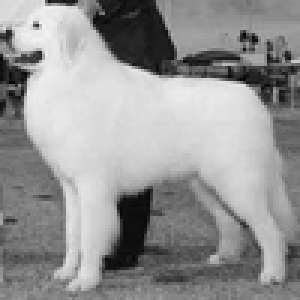
#> input picture Grayscaleimages/grayscale_Great pyreness cropped_n02111500_1048.png, 100 x 100 px, found by its file name (shown 3 times larger); the run also reads 1 picture not shown here
$ jupyter execute --allow-errors DMassignment.ipynb   (older library calls are emulated)
#> lines starting #> are read from the running program, lines starting #| are printed output that depends on the picture
[cell 1]
import os
import xml.etree.ElementTree as ET
from PIL import Image
import cv2
import random
import matplotlib.pyplot as plt
from skimage import exposure
import numpy as np
from scipy.spatial import distance
from scipy.stats import wasserstein_distance
from sklearn.decomposition import PCA
from sklearn.preprocessing import StandardScaler
from skimage import io, color

'''
Firstly, I had to change the image format from jpg to png as my system was not able to read the jpg files
'''

#jpg to png for Beagle images
# Directory containing your JPG images
jpg_dir = (r'D:\Dataset\Beagle\n02088364-beagle')

# Directory where you want to save the PNG images
png_dir = (r'D:\Dataset\Beaglepng')

# Ensure the output directory exists
os.makedirs(png_dir, exist_ok=True)

# List all JPG files in the input directory
#> (the rest of this cell did not finish here and is left out)

[cell 2]
# Cropping and resizing the images for Golden retriever Data set (Data set 1)
# Step 1: Load the Annotations Dataset (Assuming XML format)
annotations_dir = 'D:\Dataset\Golden Retriever annonations\\n02099601-golden_retriever'
#> (the rest of this cell did not finish here and is left out)

[cell 3]
# Converting each dataset folder to Grayscale images
# FOR BEAGLE Dataset 1
from PIL import Image
import os


def convert_to_grayscale(input_folder, output_folder):
    # Ensure the output folder exists
    if not os.path.exists(output_folder):
        os.makedirs(output_folder)

    # Loop through each file in the input folder
    for filename in os.listdir(input_folder):
        input_path = os.path.join(input_folder, filename)

        # Check if the file is an image (you may want to add more comprehensive checks)
        if os.path.isfile(input_path) and filename.lower().endswith(('.png', '.jpg', '.jpeg')):
            # Open the image
            with Image.open(input_path) as img:
                # Convert to grayscale
                grayscale_img = img.convert('L')

                # Save the grayscale image to the output folder
                output_path = os.path.join(output_folder, f"grayscale_{filename}")
                grayscale_img.save(output_path)


#> (the rest of this cell did not finish here and is left out)

[cell 4]
# (b) Histogram Equalization (Image Intensity Normalization)

def convert_to_grayscale(input_folders, output_folder):
    # Iterate over each class folder
    for class_folder in input_folders:

        # Counter to keep track of selected images
        image_count = 0

        # Iterate over each image in the class folder
        for image_name in os.listdir(class_folder):
            image_path = os.path.join(class_folder, image_name)

            # Check if it's a file and ends with a common image extension (you can adjust this list)
            if os.path.isfile(image_path) and image_name.lower().endswith(('.png')):
                # Open the image
                original_image = Image.open(image_path)

                # Convert to grayscale
                grayscale_image = original_image.convert('L')

                # Save the grayscale image
                output_path = os.path.join(output_folder, f'grayscale_{os.path.basename(class_folder)}_{image_name}')
                os.makedirs(os.path.dirname(output_path), exist_ok=True)
                grayscale_image.save(output_path)

                # Increment the counter
                image_count += 1

                # Break the loop after processing 2 images per class
                if image_count >= 2:
                    break


# Specify the input folders and output folder
input_folders = [
    'D:\Dataset\Beagle cropped',
    'D:\Dataset\Dholecropped',
    'D:\Dataset\Golden Retriever cropped',
    'D:\Dataset\Great pyreness cropped',
]
output_folder = 'D:\Dataset\Grayscaleimages'

# Call the function
#> (the rest of this cell did not finish here and is left out)

[cell 5]
import os
import matplotlib.pyplot as plt
from PIL import Image
# Plot the 8 grayscale images with their corresponding pixel intensity histograms
def plot_images_with_histograms(image_folder):
    # Get a list of all grayscale images in the folder
#> called with image_folder = 'D:\\Dataset\\Grayscaleimages'
    grayscale_images = [image for image in os.listdir(image_folder) if image.lower().startswith('grayscale')]

    # Create subplots for each image
    fig, axes = plt.subplots(4, 4, figsize=(12, 12))
    axes = axes.ravel()

    for i, image_name in enumerate(grayscale_images):
        # Load the grayscale image
        image_path = os.path.join(image_folder, image_name)
        grayscale_image = Image.open(image_path)
#> grayscale_image is the input picture: PIL image 100x100 L; min 2, max 242, mean 148.7

        # Plot the image
        axes[i * 2].imshow(grayscale_image, cmap='gray')
        axes[i * 2].axis('off')
        axes[i * 2].set_title(f'Image {i + 1}')

        # Plot the histogram
        axes[i * 2 + 1].hist(grayscale_image.getdata(), bins=256, range=(0, 256), density=True, color='gray', alpha=0.7)
        axes[i * 2 + 1].set_title(f'Histogram {i + 1}')
        axes[i * 2 + 1].set_xlim([0, 256])

    plt.tight_layout()
    plt.show()
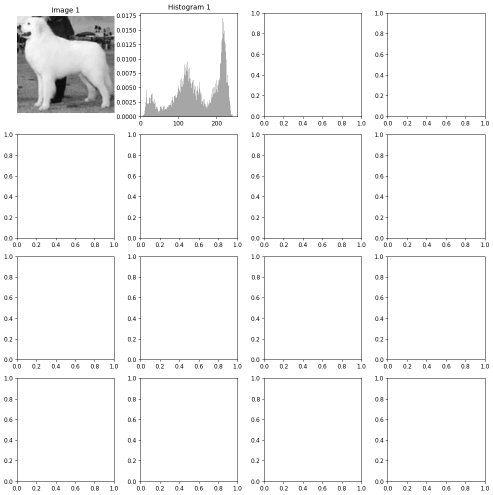
#> figure drawn by matplotlib, 2 panels; panel 2: tallest bar 0.0171 high, from x = 216 to 217

# Specify the folder containing grayscale images
grayscale_folder = 'D:\Dataset\Grayscaleimages'

# Call the function
plot_images_with_histograms(grayscale_folder)

[cell 6]
# Perform histogram equalization on the 8 images. Plot the NEW intensity equalized grayscale
# images and their corresponding equalized pixel intensity histograms.

def histogram_equalize_images(image_folder, output_folder):
    # Get a list of all grayscale images in the folder
#> called with image_folder = 'D:\\Dataset\\Grayscaleimages', output_folder = 'D:\\Dataset\\EqualizedGSimages'
    grayscale_images = [image for image in os.listdir(image_folder) if image.lower().startswith('grayscale')]

    # Create subplots for each image
    fig, axes = plt.subplots(4, 4, figsize=(12, 12))
    axes = axes.ravel()

    for i, image_name in enumerate(grayscale_images):
        # Load the grayscale image
        image_path = os.path.join(image_folder, image_name)
        grayscale_image = Image.open(image_path)

        # Convert PIL Image to NumPy array
        grayscale_array = np.array(grayscale_image)

        # Perform histogram equalization
        equalized_array = exposure.equalize_hist(grayscale_array)
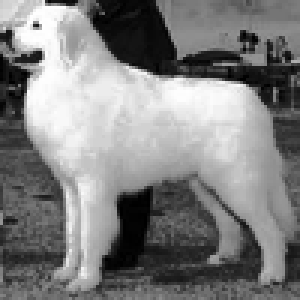
#> equalized_array: shape (100, 100) float64 (shown 3 times larger); min 0.0001, max 1, mean 0.503

        # Plot the equalized image
        axes[i * 2].imshow(equalized_array, cmap='gray')
        axes[i * 2].axis('off')
        axes[i * 2].set_title(f'Equalized Image {i + 1}')

        # Plot the equalized histogram
        axes[i * 2 + 1].hist(equalized_array.ravel(), bins=256, range=(0, 1), density=True, color='gray', alpha=0.7)
        axes[i * 2 + 1].set_title(f'Equalized Histogram {i + 1}')
        axes[i * 2 + 1].set_xlim([0, 1])

        # Save the equalized image
        output_path = os.path.join(output_folder, f'equalized_{image_name}')
        os.makedirs(os.path.dirname(output_path), exist_ok=True)
        Image.fromarray((equalized_array * 255).astype('uint8')).save(output_path)

    plt.tight_layout()
    plt.show()
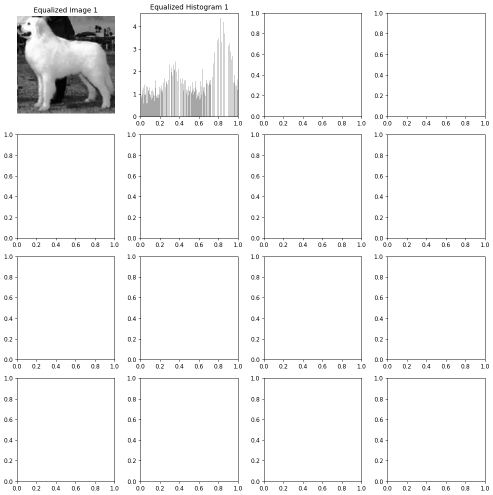
#> figure drawn by matplotlib, 2 panels; panel 2: tallest bar 4.38 high, from x = 0.816 to 0.82

# Specify the folder containing grayscale images and the folder to save equalized images
grayscale_folder = 'D:\Dataset\Grayscaleimages'
equalized_folder = 'D:\Dataset\EqualizedGSimages'

# Call the function
histogram_equalize_images(grayscale_folder, equalized_folder)

[cell 7]
# Pick a grayscale image and its corresponding equalized image. Plot the 2 images next to each
# other. What did you observe?

import os
import xml.etree.ElementTree as ET
from PIL import Image
import cv2
import random
import matplotlib.pyplot as plt
from skimage import exposure
import numpy as np
from scipy.spatial import distance
from scipy.stats import wasserstein_distance
from sklearn.decomposition import PCA
from sklearn.preprocessing import StandardScaler
from skimage import io, color

def plot_grayscale_and_equalized_images(grayscale_path, equalized_path):
    # Load the grayscale and equalized images
    grayscale_image = Image.open(grayscale_path)
    equalized_image = Image.open(equalized_path)

    # Create subplots for the images
    fig, axes = plt.subplots(1, 2, figsize=(10, 5))

    # Plot the grayscale image
    axes[0].imshow(grayscale_image, cmap='gray')
    axes[0].axis('off')
    axes[0].set_title('Grayscale Image')

    # Plot the equalized image
    axes[1].imshow(equalized_image, cmap='gray')
    axes[1].axis('off')
    axes[1].set_title('Equalized Image')

    plt.show()
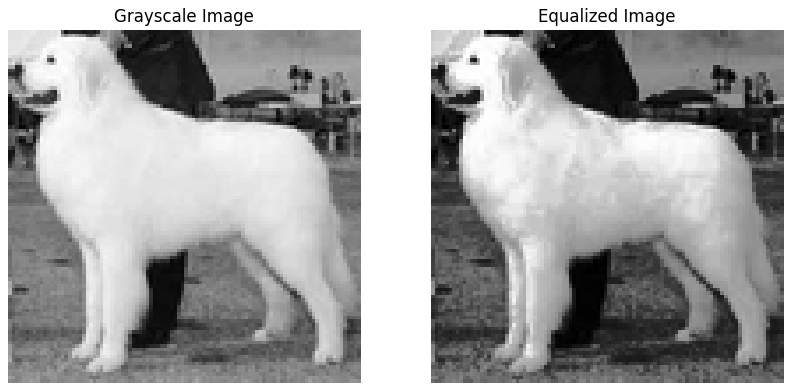
#> figure drawn by matplotlib, 2 panels

# Specify the paths to the grayscale and equalized images
grayscale_path = 'D:\Dataset\Grayscaleimages\grayscale_Great pyreness cropped_n02111500_1048.png'
equalized_path = 'D:\Dataset\EqualizedGSimages\equalized_grayscale_Great pyreness cropped_n02111500_1048.png'

# Call the function
plot_grayscale_and_equalized_images(grayscale_path, equalized_path)


'''
Observation:
Through the distribution of the intensity values, histogram equalization improves the contrast of the image. The details
became more clear.
'''

[cell 8]
# (c) RGB histogram

# Choosing 1 image from each class.
# Plotting the images with their corresponding RGB histogram values

def plot_rgb_histogram(image_path):
    # Load the image
    img = Image.open(image_path)
    img_array = np.array(img)

    # Calculate RGB histograms
    hist_r, bin_edges_r = np.histogram(img_array[:,:,0].ravel(), bins=256, range=(0, 256), density=False)
    hist_g, bin_edges_g = np.histogram(img_array[:,:,1].ravel(), bins=256, range=(0, 256), density=False)
    hist_b, bin_edges_b = np.histogram(img_array[:,:,2].ravel(), bins=256, range=(0, 256), density=False)

    # Plot RGB histograms
    plt.figure(figsize=(12, 6))

    plt.plot(bin_edges_r[0:-1], hist_r, color='red', label='Red', alpha=0.7)
    plt.plot(bin_edges_g[0:-1], hist_g, color='green', label='Green', alpha=0.7)
    plt.plot(bin_edges_b[0:-1], hist_b, color='blue', label='Blue', alpha=0.7)

    plt.xlabel('Intensity')
    plt.ylabel('Pixel Count')
    plt.title('RGB Histograms')

    plt.legend()
    plt.show()

# Specify the path to one image from each class
image_path_class1 = 'D:\Dataset\Beagle cropped\\n02088364_129.png'
image_path_class2 = 'D:\Dataset\Dholecropped\\n02115913_25.png'
image_path_class3 = 'D:\Dataset\Golden Retriever cropped\\n02099601_5.png'
image_path_class4 = 'D:\Dataset\Great pyreness cropped\\n02111500_17.png'

# Call the function for one image from each class
#> (the rest of this cell did not finish here and is left out)

[cell 9]
# (d) Histogram Comparison (Measures of Similarity and Dissimilarity)
# Picking 2 images from the same class and 1 image from another class.
# Converting  the three images to grayscale pixel intensity histograms. (These will be the vector
#representations of the images)


def grayscale_and_histogram(image_paths, titles):
    plt.figure(figsize=(15, 5))

    for i, image_path in enumerate(image_paths):
        # Load the image
        img = Image.open(image_path)

        # Convert to grayscale
        img_gray = img.convert('L')
        img_array = np.array(img_gray)

        # Plot the image
        plt.subplot(2, 3, i + 1)
        plt.imshow(img_array, cmap='gray')
        plt.title(titles[i])
        plt.axis('off')

        # Plot the histogram
        plt.subplot(2, 3, i + 4)
        plt.hist(img_array.ravel(), bins=256, range=(0, 256), density=True, color='gray', alpha=0.7)
        plt.title(f'Histogram - {titles[i]}')
        plt.xlabel('Intensity')
        plt.ylabel('Pixel Count')

    plt.tight_layout()
    plt.show()


# Specify the paths to the three images
image_path_class1_1 = 'D:\Dataset\Beagle cropped\\n02088364_129.png'
image_path_class1_2 = 'D:\Dataset\Beagle cropped\\n02088364_161.png'
image_path_class2 = 'D:\Dataset\Golden Retriever cropped\\n02099601_5.png'

# Specify corresponding titles
titles = ['Class 1 - Image 1', 'Class 1 - Image 2', 'Class 2 - Image']

# Call the function
#> (the rest of this cell did not finish here and is left out)

[cell 10]
# Performing histogram comparison using the following metrics/measures.
# Euclidean Distance
# Manhattan Distance
# Bhattacharyya distance
# Histogram Intersection
# Performing for Beagle and Golden retriever classes

def calculate_histogram(image_path):
    # Load the image
    img = Image.open(image_path)

    # Convert to grayscale
    img_gray = img.convert('L')

    # Calculate histogram
    histogram, _ = np.histogram(np.array(img_gray).ravel(), bins=256, range=(0, 256), density=True)

    return histogram


# [9 lines left out: function compare_histograms, not called in this run]


# Specify the paths to the images
image_path_class1_1 = 'D:\Dataset\Beagle cropped\\n02088364_129.png'
image_path_class1_2 = 'D:\Dataset\Beagle cropped\\n02088364_2019.png'
image_path_class2_1 = 'D:\Dataset\Golden Retriever cropped\\n02099601_5.png'
image_path_class2_2 = 'D:\Dataset\Golden Retriever cropped\\n02099601_10.png'

# Calculate histograms for the images
#> (the rest of this cell did not finish here and is left out)

[cell 11]
# (e) Image Feature Descriptor: ORB (Oriented FAST and Rotated BRIEF)

[cell 12]
# (f) Dimensionality reduction (using PrincipalComponent Analysis, PCA)
import os
import xml.etree.ElementTree as ET
from PIL import Image
import cv2
import random
import matplotlib.pyplot as plt
from skimage import exposure
import numpy as np
from scipy.spatial import distance
from scipy.stats import wasserstein_distance
from sklearn.decomposition import PCA
from sklearn.preprocessing import StandardScaler
from skimage import io, color

# Function to compute grayscale pixel intensity histogram for an image
def compute_histogram(image, bins=256):
    hist, _ = np.histogram(image.flatten(), bins=bins, range=[0, 256])
    return hist

# Function to load images and compute histograms
# [16 lines left out: functions load_and_compute_histograms, normalize_dataset, not called in this run]

# Load grayscale images and compute histograms

folder_path_class1 = 'D:\Dataset\BeagleGS'
#> folder_path_class1 = 'D:\\Dataset\\BeagleGS'
class1_images = [os.path.join(folder_path_class1, file) for file in os.listdir(folder_path_class1) if file.endswith(('.png', '.jpg'))]

folder_path_class1 = 'D:\Dataset\DholeGS'
#> (the rest of this cell did not finish here and is left out)
